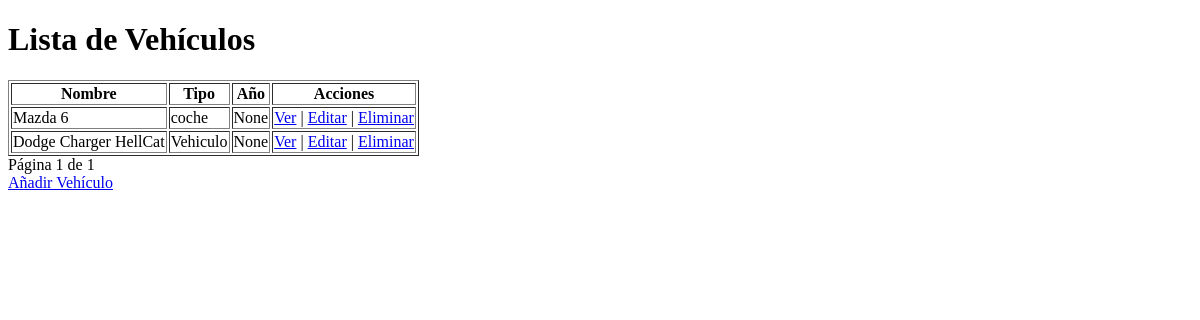
The page /vehiculos/ on the database as committed earlier.
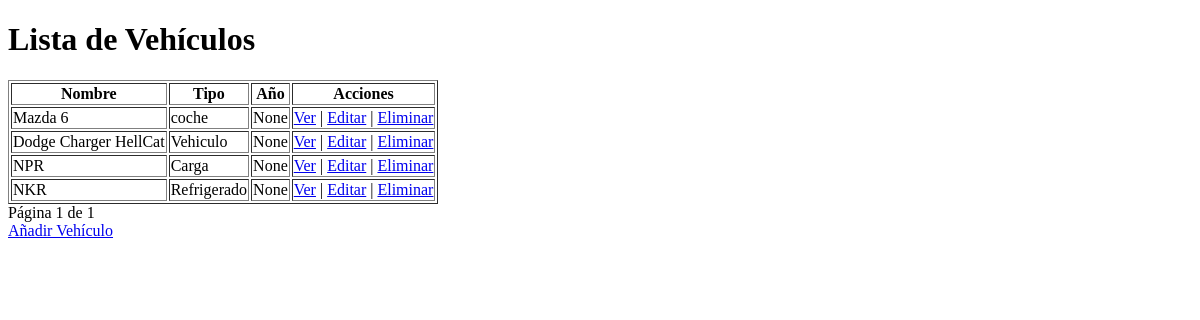
The same page on the database as committed later.
### vehiculos/models.py (models this page shows, shortened)
class Vehiculo(models.Model):
    nombre = models.CharField(max_length=100)
    tipo = models.CharField(max_length=50)
    año = models.PositiveIntegerField(null=True, blank=True)
    talleres = models.ManyToManyField('Taller', related_name='vehiculos', blank=True)

### vehiculos/views.py (the view)
# urls.py: path('vehiculos/', views.listar_vehiculos, name='lista_vehiculos'),
def listar_vehiculos(request):
    vehiculos = Vehiculo.objects.all()
    paginator = Paginator(vehiculos, 10)  # 10 vehículos por página
    page_number = request.GET.get('page')
    page_obj = paginator.get_page(page_number)
    return render(request, 'vehiculos/lista_vehiculos.html', {'page_obj': page_obj})

### vehiculos/templates/vehiculos/lista_vehiculos.html (shortened to what this page needs)
<!DOCTYPE html>
<html lang="es">
<head>
</head>
<body>
    <h1>Lista de Vehículos</h1>
    <table border="1">
        <thead>
            <tr>
                <th>Nombre</th>
                <th>Tipo</th>
                <th>Año</th>
                <th>Acciones</th>
            </tr>
        </thead>
        <tbody>
            {% for vehiculo in page_obj %}
                <tr>
                    <td>{{ vehiculo.nombre }}</td>
                    <td>{{ vehiculo.tipo }}</td>
                    <td>{{ vehiculo.año }}</td>
                    <td>
                        <a href="{% url 'detalle_vehiculo' vehiculo.id %}">Ver</a> |
                        <a href="{% url 'editar_vehiculo' vehiculo.id %}">Editar</a> |
                        <a href="{% url 'eliminar_vehiculo' vehiculo.id %}">Eliminar</a>
                    </td>
                </tr>
            {% endfor %}
        </tbody>
    </table>
    <div>
        Página {{ page_obj.number }} de {{ page_obj.paginator.num_pages }}
    </div>
    <a href="{% url 'crear_vehiculo' %}">Añadir Vehículo</a>
</body>
</html>

Rows that differ between the two databases and show on the page:
added Vehiculo: nombre "NPR", tipo "Carga", año "None"
added Vehiculo: nombre "NKR", tipo "Refrigerado", año "None"
